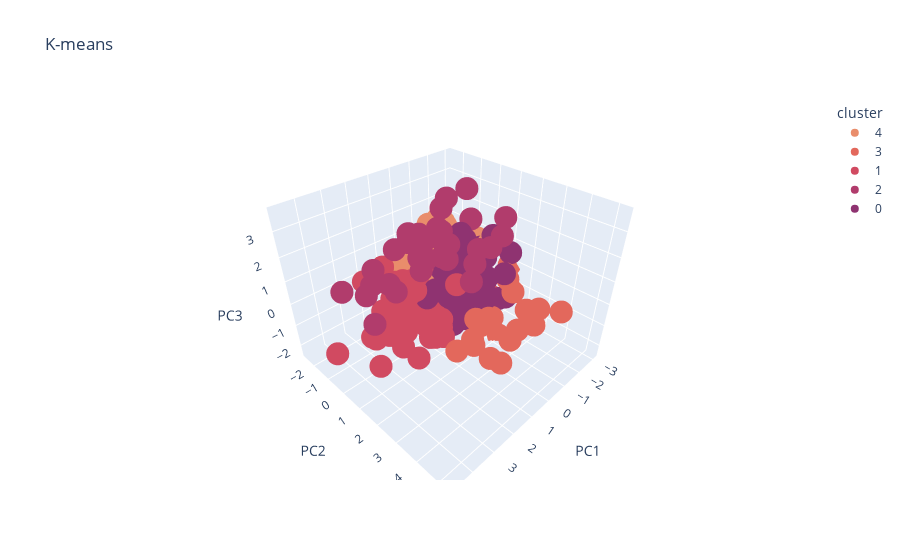

Notebook code for this chart:
### Code cell
fig = px.scatter_3d(X_pca, x='PC1', y='PC2', z='PC3',
              color='cluster', title="K-means", color_discrete_sequence=palette)
fig.show()
